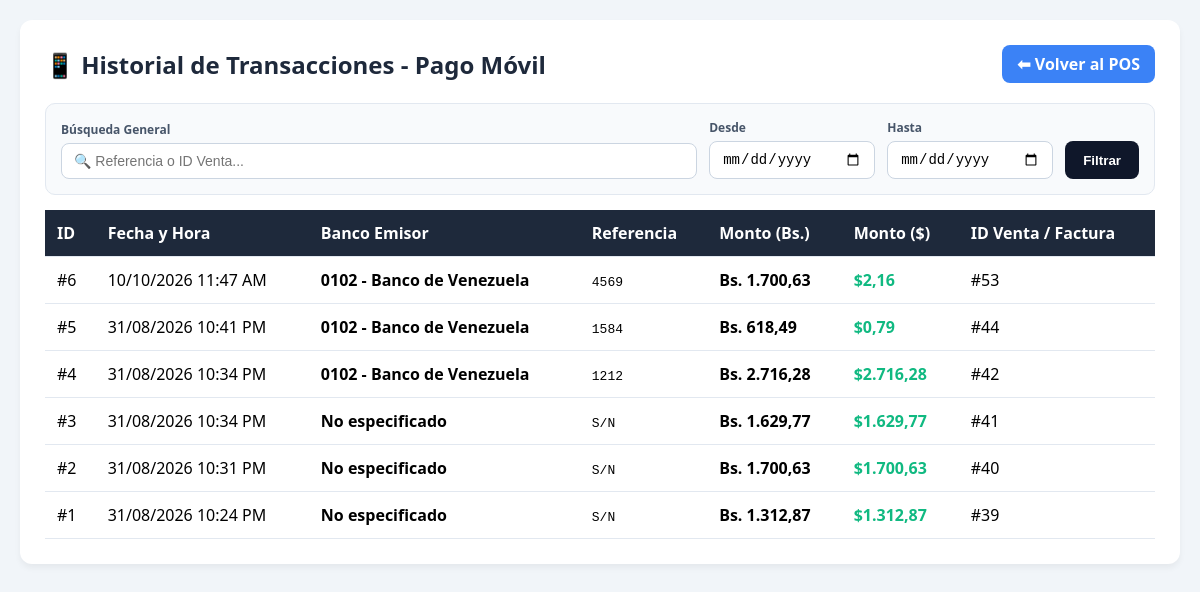
/historial_pagomovil.php (signed in), run on the app's committed database.
### tables this page shows
CREATE TABLE `registro_pago_movil` (
  `id` int(11) NOT NULL,
  `id_venta` int(11) NOT NULL,
  `banco_origen` varchar(100) NOT NULL,
  `referencia` varchar(50) NOT NULL,
  `monto_bs` decimal(12,2) NOT NULL,
  `usuario` varchar(50) NOT NULL,
  `fecha` datetime NOT NULL
);

CREATE TABLE `ventas` (
  `id` int(11) NOT NULL,
  `cliente` varchar(255) NOT NULL DEFAULT 'Público General',
  `id_cliente` int(11) DEFAULT NULL,
  `total` decimal(10,2) NOT NULL,
  `fecha` datetime NOT NULL,
  `estado` enum('PAGADA','ANULADA') NOT NULL DEFAULT 'PAGADA',
  `metodo_pago` varchar(50) DEFAULT 'Efectivo',
  `cashea_recargo` decimal(10,2) DEFAULT '0.00',
  `cashea_inicial` decimal(10,2) DEFAULT '0.00',
  `cashea_financiado_usd` decimal(10,2) DEFAULT '0.00',
  `cashea_metodo_inicial` varchar(50) DEFAULT NULL,
  `pago_efectivo_usd` decimal(10,2) DEFAULT '0.00',
  `usuario` varchar(100) DEFAULT NULL,
  `tasa_momento` decimal(10,2) DEFAULT NULL,
  `pagada` tinyint(1) NOT NULL DEFAULT '0',
  `pago_punto_bs` decimal(10,2) DEFAULT '0.00',
  `pago_efectivo_bs` decimal(10,2) DEFAULT '0.00',
  `pago_movil_bs` decimal(10,2) DEFAULT '0.00',
  `pago_biopago_bs` decimal(10,2) DEFAULT '0.00',
  `cambio_bs` decimal(10,2) DEFAULT '0.00',
  `cambio_usd` decimal(10,2) DEFAULT '0.00',
  `cashea_recargo_usd` decimal(10,2) DEFAULT '0.00',
  `cashea_inicial_usd` decimal(10,2) DEFAULT '0.00'
);

### historial_pagomovil.php (the view, shortened to what this page needs)
<?php
include 'conexion.php';
$busqueda = isset($_GET['busqueda']) ? trim($_GET['busqueda']) : '';
$fecha_desde = isset($_GET['fecha_desde']) ? trim($_GET['fecha_desde']) : '';
$fecha_hasta = isset($_GET['fecha_hasta']) ? trim($_GET['fecha_hasta']) : '';
$query = "SELECT rpm.*, v.tasa_momento
          FROM registro_pago_movil rpm
          LEFT JOIN ventas v ON rpm.id_venta = v.id
          WHERE 1=1";
$query .= " ORDER BY rpm.fecha DESC";
$resultado = mysqli_query($conexion, $query);
?>
<!DOCTYPE html>
<html lang="es">
<head>
</head>
<body>
<div class="card">
    <div style="display:flex; justify-content: space-between; align-items:center;">
        <h2 style="color:#1e293b; margin:0;">📱 Historial de Transacciones - Pago Móvil</h2>
        <a href="index.php" class="btn-volver">⬅ Volver al POS</a>
    </div>
    <div class="search-container">
        <form method="GET" action="" class="search-box">
            <div class="field-group" style="flex: 2; min-width: 220px;">
                <label>Búsqueda General</label>
                <input
                    type="text"
                    name="busqueda"
                    class="input-search"
                    placeholder="🔍 Referencia o ID Venta..."
                    value="<?php echo htmlspecialchars($busqueda); ?>"
                >
            </div>
            <div class="field-group">
                <label>Desde</label>
                <input
                    type="date"
                    name="fecha_desde"
                    class="input-date"
                    value="<?php echo htmlspecialchars($fecha_desde); ?>"
                >
            </div>
            <div class="field-group">
                <label>Hasta</label>
                <input
                    type="date"
                    name="fecha_hasta"
                    class="input-date"
                    value="<?php echo htmlspecialchars($fecha_hasta); ?>"
                >
            </div>
            <button type="submit" class="btn-search">Filtrar</button>
        </form>
    </div>
    <table class="table-custom">
        <thead>
            <tr>
                <th>ID</th>
                <th>Fecha y Hora</th>
                <th>Banco Emisor</th>
                <th>Referencia</th>
                <th>Monto (Bs.)</th>
                <th>Monto ($)</th>
                <th>ID Venta / Factura</th>
            </tr>
        </thead>
        <tbody>
            <?php if (mysqli_num_rows($resultado) > 0): ?>
                <?php while($row = mysqli_fetch_assoc($resultado)):
                    $tasa = !empty($row['tasa_momento']) && $row['tasa_momento'] > 0 ? $row['tasa_momento'] : 1;
                    $monto_usd = $row['monto_bs'] / $tasa;
                ?>
                <tr>
                    <td>#<?php echo $row['id']; ?></td>
                    <td><?php echo date('d/m/Y h:i A', strtotime($row['fecha'])); ?></td>
                    <td><b><?php echo htmlspecialchars($row['banco_origen']); ?></b></td>
                    <td><code><?php echo htmlspecialchars($row['referencia']); ?></code></td>
                    <td><b>Bs. <?php echo number_format($row['monto_bs'], 2, ',', '.'); ?></b></td>
                    <td style="color:#10b981; font-weight:bold;">$<?php echo number_format($monto_usd, 2, ',', '.'); ?></td>
                    <td><?php echo !empty($row['id_venta']) ? "#".$row['id_venta'] : 'N/A'; ?></td>
                </tr>
                <?php endwhile; ?>
            <?php endif; ?>
        </tbody>
    </table>
</div>
</body>
</html>

### historial_pagomovil.php (style rules this page uses)
body { font-family: 'Segoe UI', sans-serif; background: #f1f5f9; margin: 20px; }
.card { background: white; padding: 25px; border-radius: 12px; box-shadow: 0 4px 6px rgba(0,0,0,0.05); }
.table-custom { width: 100%; border-collapse: collapse; margin-top: 15px; }
.table-custom th, .table-custom td { padding: 12px; border-bottom: 1px solid #e2e8f0; text-align: left; }
.table-custom th { background: #1e293b; color: white; }
.btn-volver { padding: 8px 15px; background: #3b82f6; color: white; text-decoration: none; border-radius: 8px; font-weight: bold; }
.search-container { margin-top: 20px; background: #f8fafc; padding: 15px; border-radius: 10px; border: 1px solid #e2e8f0; }
.search-box { display: flex; flex-wrap: wrap; gap: 12px; align-items: flex-end; }
.field-group { display: flex; flex-direction: column; gap: 5px; }
.field-group label { font-size: 12px; font-weight: bold; color: #475569; }
.input-search, .input-date { padding: 9px 12px; border: 1px solid #cbd5e1; border-radius: 8px; font-size: 14px; outline: none; background: white; }
.input-search { flex: 2; min-width: 220px; }
.input-date { flex: 1; min-width: 140px; }
.btn-search { padding: 10px 18px; background: #0f172a; color: white; border: none; border-radius: 8px; font-weight: bold; cursor: pointer; height: 38px; }

### data on the page
registro_pago_movil: id "6", fecha "10/10/2026 11:47 AM", banco_origen "0102 - Banco de Venezuela", referencia "4569", monto_bs "1.700,63", monto_bs.tasa_momento "2,16", id_venta "53"
registro_pago_movil: id "5", fecha "31/08/2026 10:41 PM", banco_origen "0102 - Banco de Venezuela", referencia "1584", monto_bs "618,49", monto_bs.tasa_momento "0,79", id_venta "44"
registro_pago_movil: id "4", fecha "31/08/2026 10:34 PM", banco_origen "0102 - Banco de Venezuela", referencia "1212", monto_bs "2.716,28", monto_usd "2.716,28", id_venta "42"
registro_pago_movil: id "3", fecha "31/08/2026 10:34 PM", banco_origen "No especificado", referencia "S/N", monto_bs "1.629,77", monto_usd "1.629,77", id_venta "41"
registro_pago_movil: id "2", fecha "31/08/2026 10:31 PM", banco_origen "No especificado", referencia "S/N", monto_bs "1.700,63", monto_usd "1.700,63", id_venta "40"
registro_pago_movil: id "1", fecha "31/08/2026 10:24 PM", banco_origen "No especificado", referencia "S/N", monto_bs "1.312,87", monto_usd "1.312,87", id_venta "39"
